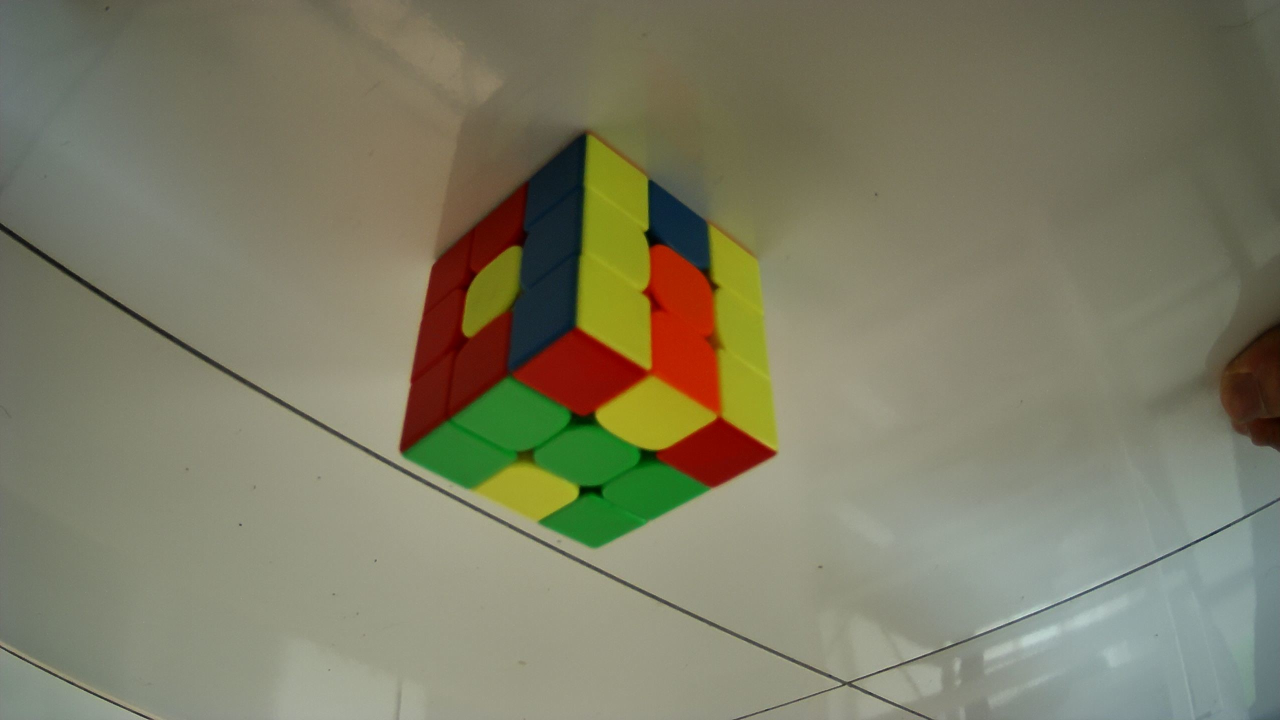
#> input picture picture/bottom.jpg, 2560 x 1440 px, found by its file name (shown at 1/2 size)
$ python hexagon_outline.py
#> lines starting #> are read from the running program, lines starting #| are printed output that depends on the picture
import math
import numpy as np
import cv2 as cv


'''
top_view() is for the camera looking from top down on the cube
1. actually i am planning to move both the cameras to the bottom.
!!! top camera is only at 20 degrees not 45 degrees
'''


def top_view(radius, center):
    ver_t = [center, center - radius]
    ver_tl = [center - radius*math.sin(math.pi/3), center - radius*math.cos(math.pi/3)]
    ver_bl = [center - radius*math.sin(math.pi/3), center + radius*math.cos(math.pi/3)*0.9]
    ver_b = [center, center + radius]
    ver_br = [center + radius*math.sin(math.pi/3)*0.9, center + radius*math.cos(math.pi/3)*0.9]
    ver_tr = [center + radius*math.sin(math.pi/3), center - radius*math.cos(math.pi/3)]
    pts = np.array([ver_t, ver_tl, ver_bl, ver_b, ver_br, ver_tr], np.int32)
    pts = pts.reshape((-1, 1, 2))
    vertex_coor = pts.ravel()
    return pts, vertex_coor


# [65 lines left out: functions bottom_view, bottom_view1, top_view_test, bottom_inter, top_inter, not called in this run]


def cursor_coor(event, x, y, flags, param):
    if event ==cv.EVENT_LBUTTONDBLCLK:
        print(f"({x},{y})")


def main():
    while True:
        top_image = cv.imread("D:/Pictures/Camera Roll/bottom.jpg")
#> top_image is the input picture: shape (1440, 2560, 3); mean B, G, R 100.5, 124.2, 125.6
        top_image = cv.resize(top_image, (500,500))
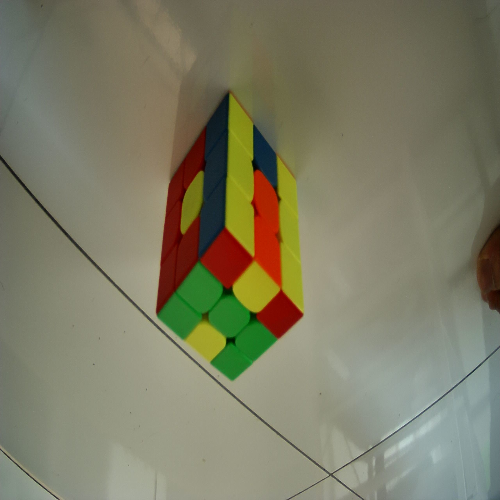
#> top_image: shape (500, 500, 3); mean B, G, R 100.4, 124.1, 125.5
        cv.namedWindow("top view")
        cv.setMouseCallback("top view", cursor_coor)
        cv.circle(top_image, (250, 250), 1 , (0, 0, 255), 10)
        pts_top, vertex_top = top_view(150, 250)
        cv.polylines(top_image, [pts_top], True, (0, 255, 0))
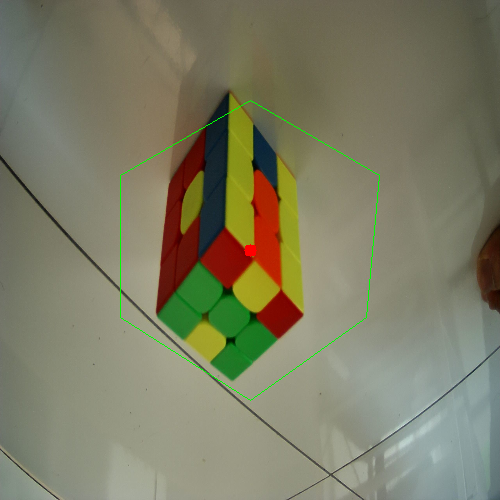
#> top_image: shape (500, 500, 3); mean B, G, R 100.1, 124.4, 125.1
        cv.imshow("top view", top_image)
        if cv.waitKey(20) & 0xFF == ord('q'):
#> (key q is pressed here)
            break

if __name__ == "__main__":
    main()

$ run again, with picture/top.jpg copied over picture/bottom.jpg
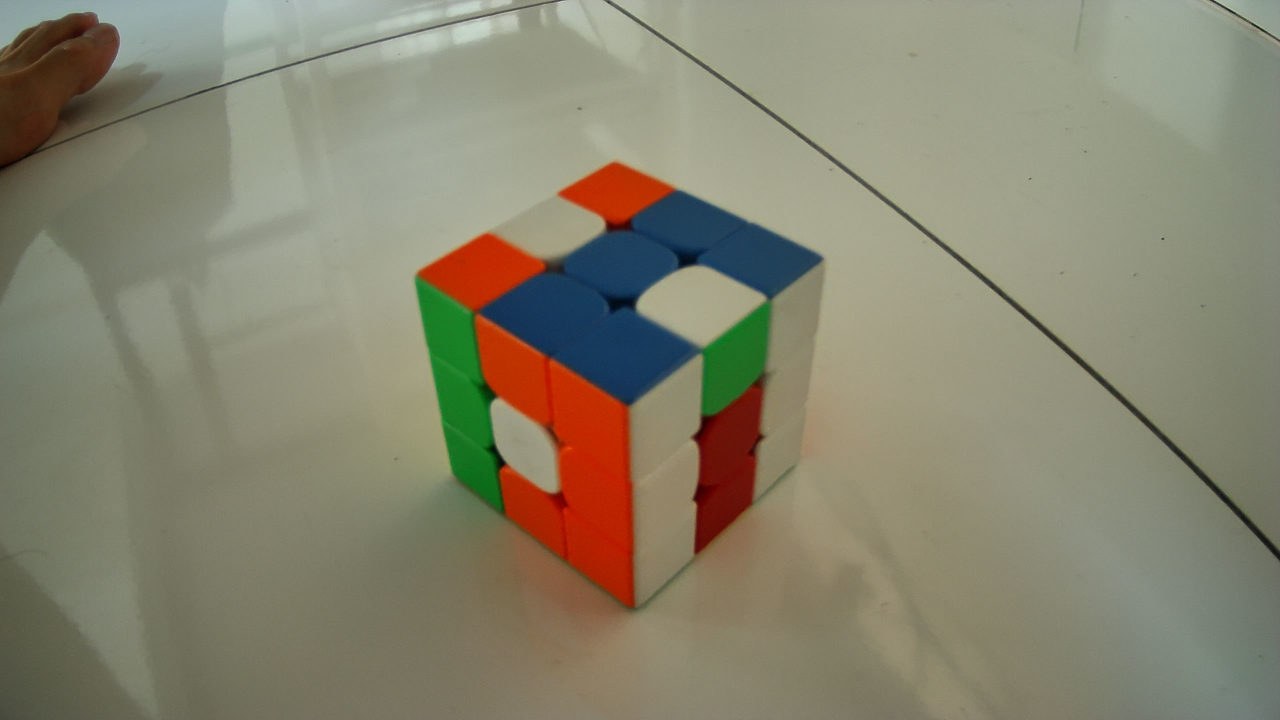
#> input picture picture/top.jpg, 2560 x 1440 px, found by its file name (shown at 1/2 size)
#> in main, top_image is the input picture: shape (1440, 2560, 3); mean B, G, R 110.7, 131.5, 134.8
#> in main, `top_image = cv.resize(top_image, (500,500))`:
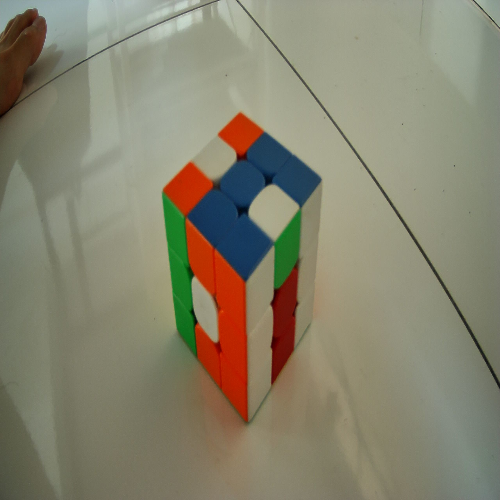
#> top_image: shape (500, 500, 3); mean B, G, R 110.6, 131.4, 134.8
#> in main, `cv.polylines(top_image, [pts_top], True, (0, 255, 0))`:
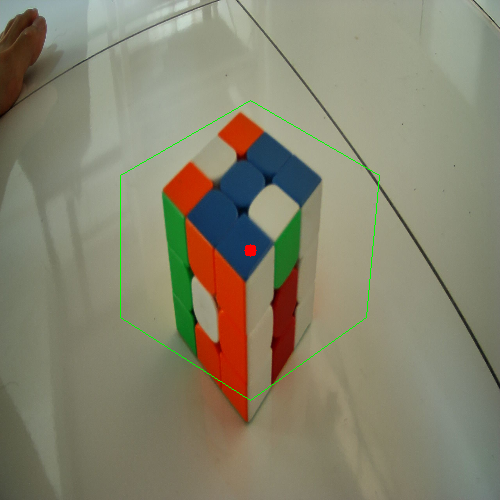
#> top_image: shape (500, 500, 3); mean B, G, R 110.2, 131.8, 134.4
